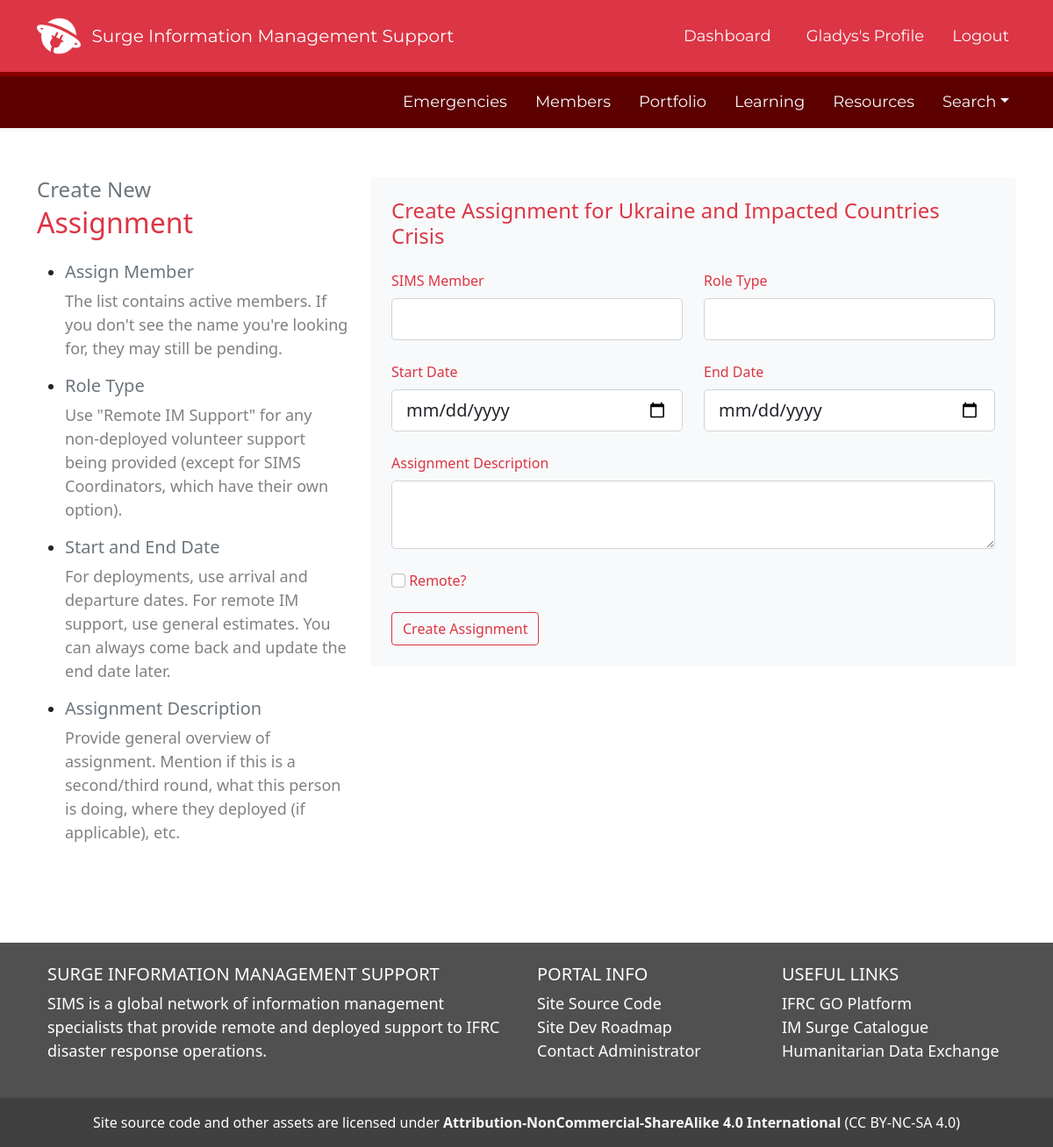
Screenshot of /assignment/new/4 (signed in) with the database file from the repository.
### SIMS_Portal/models.py (models this page shows, shortened)
class User(db.Model, UserMixin):
	__tablename__ = 'user'
	id = db.Column(db.Integer, primary_key=True)
	firstname = db.Column(db.String(40), nullable=False)
	lastname = db.Column(db.String(40), nullable=False)
	status = db.Column(db.String(20), default='Pending')
	birthday = db.Column(db.Date)
	email = db.Column(db.String(120), unique=True, nullable=False)
	password = db.Column(db.String(60), nullable=False)
	molnix_id = db.Column(db.Integer)
	job_title = db.Column(db.String(120))
	unit = db.Column(db.String(120))
	bio = db.Column(db.Text)
	is_admin = db.Column(db.Boolean, default=False)
	roles = db.Column(db.String(1000))
	languages = db.Column(db.String(1000))
	image_file = db.Column(db.String(20), nullable=False, default='default.png')
	twitter = db.Column(db.String(120))
	slack_id = db.Column(db.String(120))
	github = db.Column(db.String(120))
	linked_in = db.Column(db.String(120))
	messaging_number_country_code = db.Column(db.Integer)
	messaging_number = db.Column(db.Integer)
	ns_id = db.Column(db.Integer, db.ForeignKey('nationalsociety.ns_go_id'))
	assignments = db.relationship('Assignment', backref='assigned_member')
	products = db.relationship('Portfolio', backref='creator', lazy=True)
	skills = db.relationship('Skill', secondary='user_skill', backref='members_with_skill')
	languages = db.relationship('Language', secondary='user_language', backref='members_with_language')
	badges = db.relationship('Badge', secondary='user_badge', backref='members_with_badge')
	working_groups = db.relationship('WorkingGroup', secondary='user_workinggroup', backref='members_with_workinggroup')
	created_at = db.Column(db.DateTime, server_default=func.now())
	updated_at = db.Column(db.DateTime, onupdate=func.now())
	fullname = column_property(firstname + " " + lastname)
	@hybrid_property
	def fullname(self):
		return self.firstname + " " + self.lastname

class Emergency(db.Model):
	__tablename__ = 'emergency'
	id = db.Column(db.Integer, primary_key=True)
	emergency_name = db.Column(db.String(100), nullable=False)
	emergency_status = db.Column(db.String(100), nullable=False, default='Active')
	emergency_glide = db.Column(db.String(20))
	emergency_go_id = db.Column(db.Integer)
	emergency_location_id = db.Column(db.Integer)
	emergency_review_id = db.Column(db.Integer)
	activation_details = db.Column(db.String(1000))
	slack_channel = db.Column(db.String)
	dropbox_url = db.Column(db.String)
	trello_url = db.Column(db.String)
	emergency_type_id = db.Column(db.Integer, db.ForeignKey('emergencytype.id'))
	emergency_products = db.relationship('Portfolio', backref='emergency_response', lazy=True)
	assigned_to = db.relationship('Assignment', backref='assigned_emergency', lazy=True)
	story_id = db.relationship('Story', backref='associated_story', lazy=True)
	created_at = db.Column(db.DateTime, server_default=func.now())
	updated_at = db.Column(db.DateTime, onupdate=func.now())

### SIMS_Portal/assignments/routes.py (the view, shortened to what this page needs)
@assignments.route('/assignment/new/<int:dis_id>', methods=['GET', 'POST'])
@login_required
def new_assignment_from_disaster(dis_id):
	form = NewAssignmentForm()
	emergency_info = db.session.query(Emergency).filter(Emergency.id == dis_id).first()
	return render_template('create_assignment_from_disaster.html', title='New Assignment', form=form, emergency_info=emergency_info)

### SIMS_Portal/assignments/forms.py
class NewAssignmentForm(FlaskForm):
	user_id = QuerySelectField('SIMS Member', query_factory=lambda:User.query.filter_by(status='Active'), get_label='fullname', allow_blank=True)
	emergency_id = QuerySelectField('Emergency', query_factory=lambda:Emergency.query.all(), get_label='emergency_name', allow_blank=True)
	role = SelectField("Role Type", choices=['', 'SIMS Remote Coordinator', 'FACT/CAP Information Management', 'Information Management Coordinator', 'Information Analyst', 'Primary Data Collection Officer', 'Mapping and Visualization Officer', 'Remote IM Support'])
	start_date = DateTimeField('Start Date', format='%Y-%m-%d')
	end_date = DateTimeField('End Date', format='%Y-%m-%d')
	remote = BooleanField('Remote?')
	assignment_details = TextAreaField('Assignment Description')
	submit = SubmitField('Create Assignment')

### SIMS_Portal/models.py (called while the page is built)
@login_manager.user_loader
def load_user(user_id):
	return User.query.get(int(user_id))

### SIMS_Portal/templates/create_assignment_from_disaster.html (shortened to what this page needs)
{% extends "layout.html" %}
{% block content %}
<div class="container">
	<div class="row my-5">
		<div class="col-md-4">
			<h4 class="text-secondary mb-1">Create New</h4>
			<h2 class="text-danger mb-4">Assignment</h2>
			<ul class="timeline">
				<li>
					<h5 class="text-secondary">Assign Member</h5>
					<p id="sidebar-guidance">The list contains active members. If you don't see the name you're looking for, they may still be pending.</p>
				</li>
				<li>
					<h5 class="text-secondary">Role Type</h5>
					<p id="sidebar-guidance">Use "Remote IM Support" for any non-deployed volunteer support being provided (except for SIMS Coordinators, which have their own option).</p>
				</li>
				<li>
					<h5 class="text-secondary">Start and End Date</h5>
					<p id="sidebar-guidance">For deployments, use arrival and departure dates. For remote IM support, use general estimates. You can always come back and update the end date later.</p>
				</li>
				<li>
					<h5 class="text-secondary">Assignment Description</h5>
					<p id="sidebar-guidance">Provide general overview of assignment. Mention if this is a second/third round, what this person is doing, where they deployed (if applicable), etc.</p>
				</li>
			</ul>
		</div>
		<div class="col">
			<form action="" method="POST" class="mx-auto p-4 bg-light text-light rounded-3" novalidate>
				<div class="row">
					<h4 class="text-danger pb-3">Create Assignment for {{emergency_info.emergency_name}}</h4>
						<div class="col-md-6">
							<div class="form-group pb-4">
								{{ form.user_id.label(class="form-control-label pb-2 text-danger") }}
								{% if form.user_id.errors %}
									{{ form.user_id(class="form-control form-control-lg is-invalid") }}
										<div class="invalid-feedback">
											{% for error in form.user_id.errors %}
												<span>{{ error }}</span>
											{% endfor %}
										</div>
								{% else %}
									{{ form.user_id(class="form-control form-control-lg") }}
								{% endif %}
							</div>
						</div>
					<div class="col">
						<div class="form-group pb-4">
							{{ form.role.label(class="form-control-label pb-2 text-danger") }}
							{% if form.role.errors %}
								{{ form.role(class="form-control form-control-lg is-invalid") }}
									<div class="invalid-feedback">
										{% for error in form.role.errors %}
											<span>{{ error }}</span>
										{% endfor %}
									</div>
							{% else %}
								{{ form.role(class="form-control form-control-lg") }}
							{% endif %}
						</div>
					</div>
				</div>
				<div class="row">
					<div class="col-md-6">
						<div class="form-group pb-4">
							{{ form.start_date.label(class="form-control-label pb-2 text-danger") }}
							{% if form.start_date.errors %}
								{{ form.start_date(class="form-control form-control-lg is-invalid") }}
									<div class="invalid-feedback">
										{% for error in form.start_date.errors %}
											<span>{{ error }}</span>
										{% endfor %}
									</div>
							{% else %}
								{{ form.start_date(class="form-control form-control-lg datepicker", type="date") }}
							{% endif %}
						</div>
					</div>
					<div class="col">
							{{ form.end_date.label(class="form-control-label pb-2 text-danger") }}
							{% if form.end_date.errors %}
								{{ form.end_date(class="form-control form-control-lg is-invalid") }}
									<div class="invalid-feedback">
										{% for error in form.end_date.errors %}
										<span>{{ error }}</span>
										{% endfor %}
										</div>
							{% else %}
								{{ form.end_date(class="form-control form-control-lg datepicker", type="date") }}
							{% endif %}
					</div>
				</div>
					<div class="row">
						<div class="col">
							<div class="form-group pb-4">
								{{ form.assignment_details.label(class="form-control-label pb-2 text-danger") }}
								{% if form.assignment_details.errors %}
									{{ form.assignment_details(class="form-control form-control-lg is-invalid") }}
										<div class="invalid-feedback">
											{% for error in form.assignment_details.errors %}
												<span>{{ error }}</span>
											{% endfor %}
										</div>
								{% else %}
									{{ form.assignment_details(class="form-control form-control-lg") }}
								{% endif %}
							</div>
						</div>
						<div class="row">
							<div class="col-md-6 mb-4">
								{{ form.remote(class="form-check-input") }}
								{{ form.remote.label(class="form-check-label text-danger") }}
							</div>
						</div>
						</div>
				{{ form.submit(class="btn btn-outline-danger") }}
			</form>
		</div>
	</div>
</div>
{% endblock content %}

### SIMS_Portal/templates/layout.html (shortened to what this page needs)
<!DOCTYPE html>
<html lang="en">
<head>
	<link href="https://cdn.jsdelivr.net/npm/bootstrap@5.1.3/dist/css/bootstrap.min.css" rel="stylesheet">
	<link rel="stylesheet" type="text/css" href="https://cdn.datatables.net/1.12.1/css/jquery.dataTables.css">
	<link rel="stylesheet" type="text/css" href="{{ url_for('static', filename='css/main.css') }}">
	<link rel="stylesheet" href="https://cdn.jsdelivr.net/npm/bootstrap-icons@1.8.3/font/bootstrap-icons.css">
	<link rel="stylesheet" href="https://cdn.jsdelivr.net/npm/fullcalendar@5.11.0/main.min.css">
	<link rel="stylesheet" href="https://maxcdn.bootstrapcdn.com/font-awesome/4.7.0/css/font-awesome.min.css">
</head>
<body class="d-flex flex-column min-vh-100" data-spy="scroll" data-target=".card" data-offset="50">
	<header>
	<nav id="navbar_top" class="navbar navbar-expand-md navbar-dark bg-danger navbar-static-top py-3">
	 <div class="container">
		 <img src='/static/assets/img/SIMS-Logo-Dark.png' height='50px'>&nbsp &nbsp
		{% if current_user.is_authenticated %}
			<a class="navbar-brand" href="/dashboard" style="font-family: 'Montserrat';">Surge Information Management Support</a>
		{% else %}
			<a class="navbar-brand" href="/" style="font-family: 'Montserrat';">Surge Information Management Support</a>
		{% endif %}
	  <div class="collapse navbar-collapse" id="main_nav">
		<ul class="navbar-nav ms-auto">
			{% if current_user.is_authenticated %}
				{% if request.path == '/dashboard' %}
					<li class="nav-item px-3"><button type="button" class="btn btn-light" style="font-family: 'Montserrat';">Dashboard</button></li>
				{% else %}
					<li class="nav-item px-3"><a class="nav-link text-light" href="/dashboard" style="font-family: 'Montserrat';"> Dashboard </a></li>
				{% endif %}
				{% if '/profile_edit/' in request.path %}
				<li class="nav-item px-3"> </li>
				{% elif request.path == '/profile' %}
					<li class="nav-item px-2"><button type="button" class="btn btn-light" style="font-family: 'Montserrat';">{{ current_user.firstname }}'s Profile</button></li>
				{% else %}
				<li class="nav-item px-2"><a class="nav-link text-light" href="/profile" style="font-family: 'Montserrat';"> {{ current_user.firstname }}'s Profile </a></li>
				{% endif %}
				<li class="nav-item ps-2"><a class="nav-link text-light" href="/logout" style="font-family: 'Montserrat';"> Logout </a></li>
			{% endif %}
		</ul>
	  </div>
	</nav>
	{% if current_user.is_authenticated %}
	<nav id="navbar_top_login" class="navbar navbar-expand-sm box-shadow shadow-sm navbar-dark sticky-top mb-2">
	 <div class="container">
	  <div class="collapse navbar-collapse" id="main_nav">
			<ul class="navbar-nav ms-auto">
				{% if '/emergencies/all' in request.path %}
					<li class="nav-item px-2"><button type="button" class="btn btn-light" style="font-family: 'Montserrat';">Emergencies</button></li>
				{% else %}
					<li class="nav-item px-2"><a class="nav-link text-light" href="{{ url_for('emergencies.view_all_emergencies')}}" style="font-family: 'Montserrat';">Emergencies</a></li>
				{% endif %}
				{% if '/members/all' in request.path %}
					<li class="nav-item px-2"><button type="button" class="btn btn-light" style="font-family: 'Montserrat';">Members</button></li>
				{% else %}
					<li class="nav-item px-2"><a class="nav-link text-light" href="{{ url_for('users.members_all')}}" style="font-family: 'Montserrat';">Members</a></li>
				{% endif %}
				{% if '/all_products' in request.path %}
					<li class="nav-item px-2"><button type="button" class="btn btn-light" style="font-family: 'Montserrat';">Portfolio</button></li>
				{% else %}
					<li class="nav-item px-2"><a class="nav-link text-light" href="{{ url_for('portfolios.all_products')}}" style="font-family: 'Montserrat';">Portfolio</a></li>
				{% endif %}
				{% if '/learning' in request.path %}
					<li class="nav-item px-2"><button type="button" class="btn btn-light" style="font-family: 'Montserrat';">Learning</button></li>
				{% else %}
					<li class="nav-item px-2"><a class="nav-link text-light" href="{{ url_for('main.learning')}}" style="font-family: 'Montserrat';">Learning</a></li>
				{% endif %}
				{% if '/resources' in request.path %}
					<li class="nav-item px-2"><button type="button" class="btn btn-light" style="font-family: 'Montserrat';">Resources</button></li>
				{% else %}
					<li class="nav-item px-2"><a class="nav-link text-light" href="{{ url_for('main.resources')}}" style="font-family: 'Montserrat';">Resources</a></li>
				{% endif %}
					<li class="nav-item dropdown ps-2 pl-3">
						<a class="nav-link dropdown-toggle text-light" href="#" id="navbarDropdown" role="button" data-toggle="dropdown" aria-haspopup="true" aria-expanded="false" style="font-family: 'Montserrat';">Search</a>
					</li>
			</ul>
		</div>
	  </div>
	</nav>
	{% endif %}
	</header>
	{% block content %}{% endblock %}
	<br><br>
	<footer class="text-white text-center text-lg-start mt-auto" style='background: #505050'>
	  <div class="container p-4">
		<div class="row">
		  <div class="col-lg-6 col-md-12 mb-4 mb-md-0">
			<h5 class="text-uppercase">Surge Information Management Support</h5>
			<p>
			  SIMS is a global network of information management specialists that provide remote and deployed support to IFRC disaster response operations.
			</p>
		  </div>
		  <div class="col-lg-3 col-md-6 mb-4 mb-md-0">
			<h5 class="text-uppercase">Portal Info</h5>
			<ul class="list-unstyled mb-0">
			  <li>
				<a href="https://github.com/JonathanGarro/SIMS-Portal-Neo" class="text-white">Site Source Code</a>
			  </li>
			  <li>
				<a href="https://trello.com/b/zzwVdwoY/sims-portal-development-roadmap" class="text-white">Site Dev Roadmap</a>
			  </li>
			  <li>
				<a href="#!" class="text-white">Contact Administrator</a>
			  </li>
			</ul>
		  </div>
		  <div class="col-lg-3 col-md-6 mb-4 mb-md-0">
			  <h5 class="text-uppercase">Useful Links</h5>
			  <ul class="list-unstyled mb-0">
				<li>
				  <a href="https://go.ifrc.org" class="text-white">IFRC GO Platform</a>
				</li>
				<li>
				  <a href="https://go.ifrc.org/deployments/catalogue/infoMgt" class="text-white">IM Surge Catalogue</a>
				</li>
				<li>
				  <a href="https://data.humdata.org" class="text-white">Humanitarian Data Exchange</a>
				</li>
			  </ul>
			</div>
		</div>
	  </div>
	  <div class="text-center p-3" style="background-color: rgba(0, 0, 0, 0.2);">
		Site source code and other assets are licensed under <a href='http://creativecommons.org/licenses/by-nc-sa/4.0/' class='text-light fw-bold'> Attribution-NonCommercial-ShareAlike 4.0 International</a> (CC BY-NC-SA 4.0)
	  </div>
	</footer>
</body>
</html>

### SIMS_Portal/static/css/main.css (style rules this page uses)
a { text-decoration: none; color: #df4759 }
a:link { text-decoration: none; color: #df4759 }
body { position: relative; }
p { font-size: 18px; }
li { font-size: 18px; }
#navbar_top_login { background: #5c0000 !important; }
#sidebar-guidance { font-size: 1em; color: grey }
#navbar_top { border-bottom: 5px solid #890000; }

### rows the page displays
User: firstname "Gladys"
Emergency: emergency_name "Ukraine and Impacted Countries Crisis"
